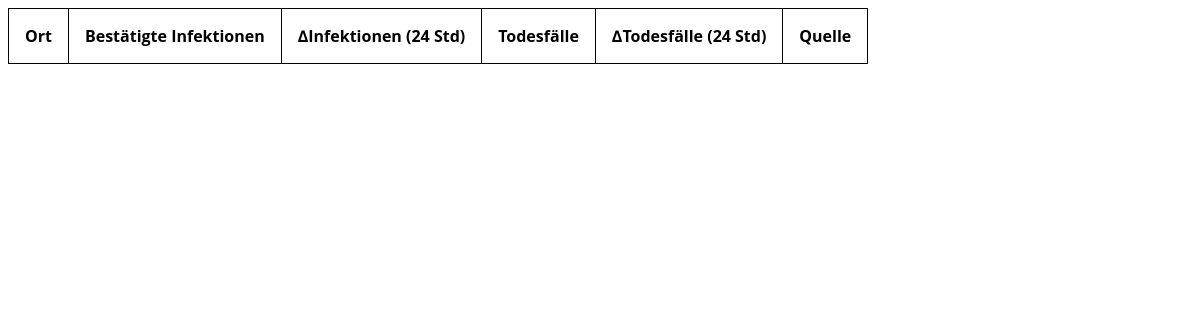
The app's page /, older data.
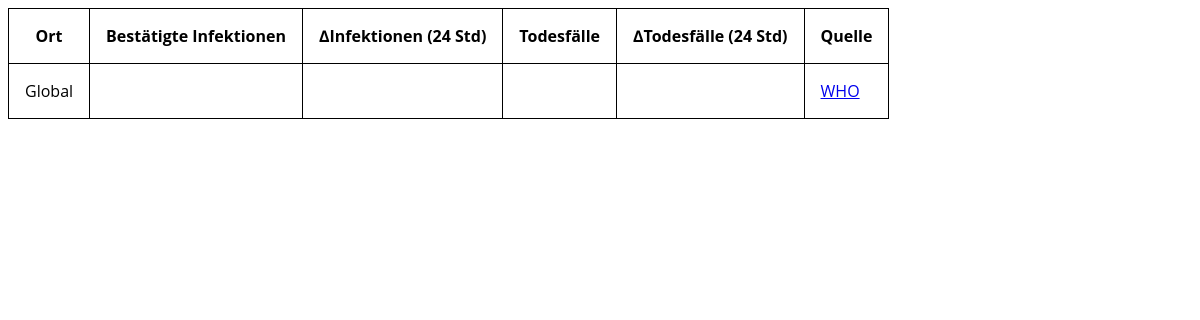
The same page, newer data.
### covmass/models.py (models this page shows, shortened)
class Zone(models.Model):
  name = models.CharField(max_length=32)
  source = models.ForeignKey(Source, on_delete=models.CASCADE, related_name="zones")

class Source(models.Model):
  name = models.CharField(max_length=32)
  url = models.CharField(max_length=128)

### covmass/views.py (the view)
# urls.py: path("", views.index, name="index"),
def index(request):
  context = {
    "deceased": Deceased.objects.all(),
    "infected": Infected.objects.all(),
    "zones": Zone.objects.all(),
    "metrics": Metric.objects.all(),
  }
  return render(request, "covmass/index.html", context)

### covmass/templates/covmass/index.html (shortened to what this page needs)
<!DOCTYPE html>
<html>
  <body>
  <body>
    <table>
      <tbody>
        <tr>
          <th>Ort</th>
          <th>Bestätigte Infektionen</th>
          <th>∆Infektionen (24 Std)</th>
          <th>Todesfälle </th>
          <th>∆Todesfälle (24 Std)</th>
          <th>Quelle</th>
        </tr>
        {% for zone in zones %}
          <tr>
            <td>{{zone.name}}</td>
            <td>{{zone.infected.total}}</td>
            <td>{{zone.infected.new}}</td>
            <td>{{zone.deceased.total}}</td>
            <td>{{zone.deceased.new}}</td>
            <td><a href="{{zone.source.url}}">{{zone.source.name}}</a></td>
          </tr>
        {% endfor %}
      </tbody>
    </table>
  </body>
</html>

Row changes from the older to the newer data that the page shows:
added Zone: name "Global", source.name "WHO"
